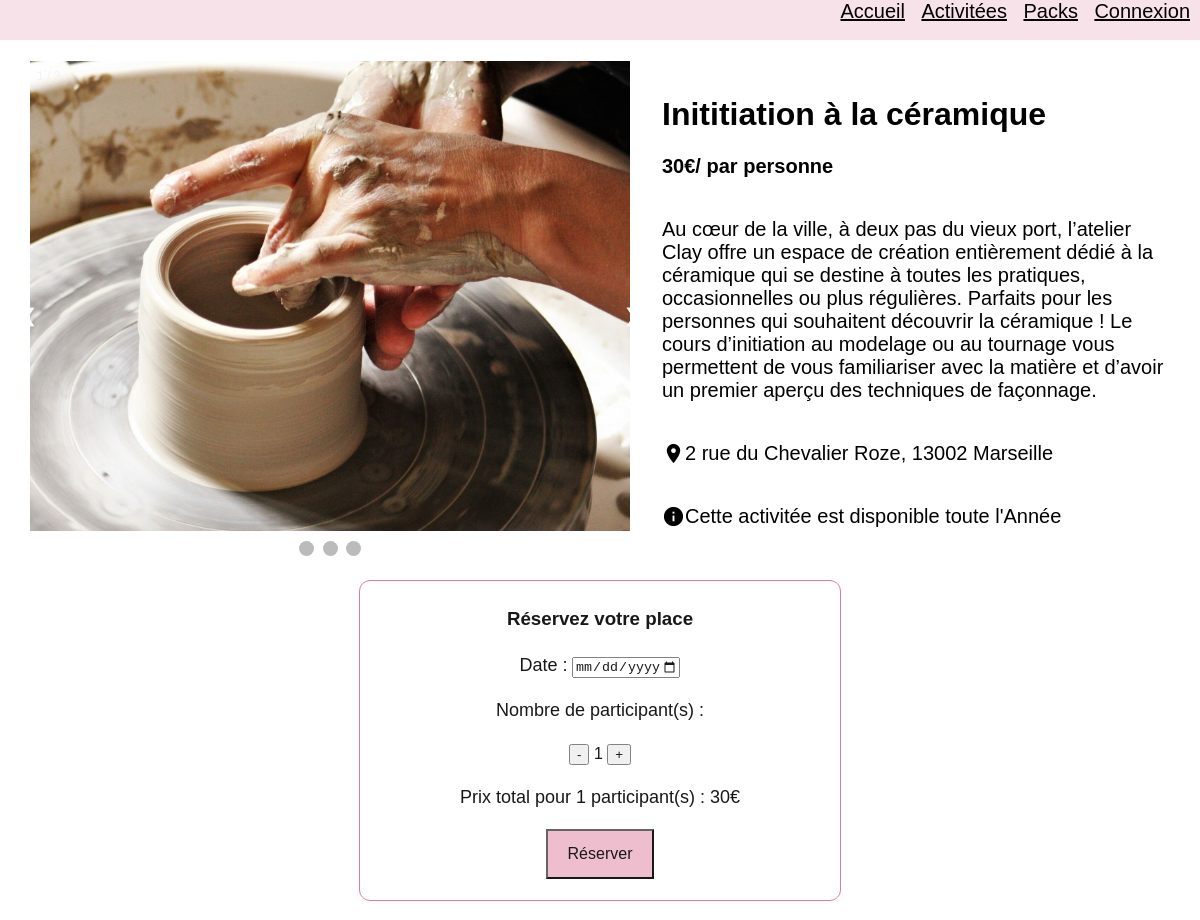
The page /activity/2/ on the database as committed earlier.
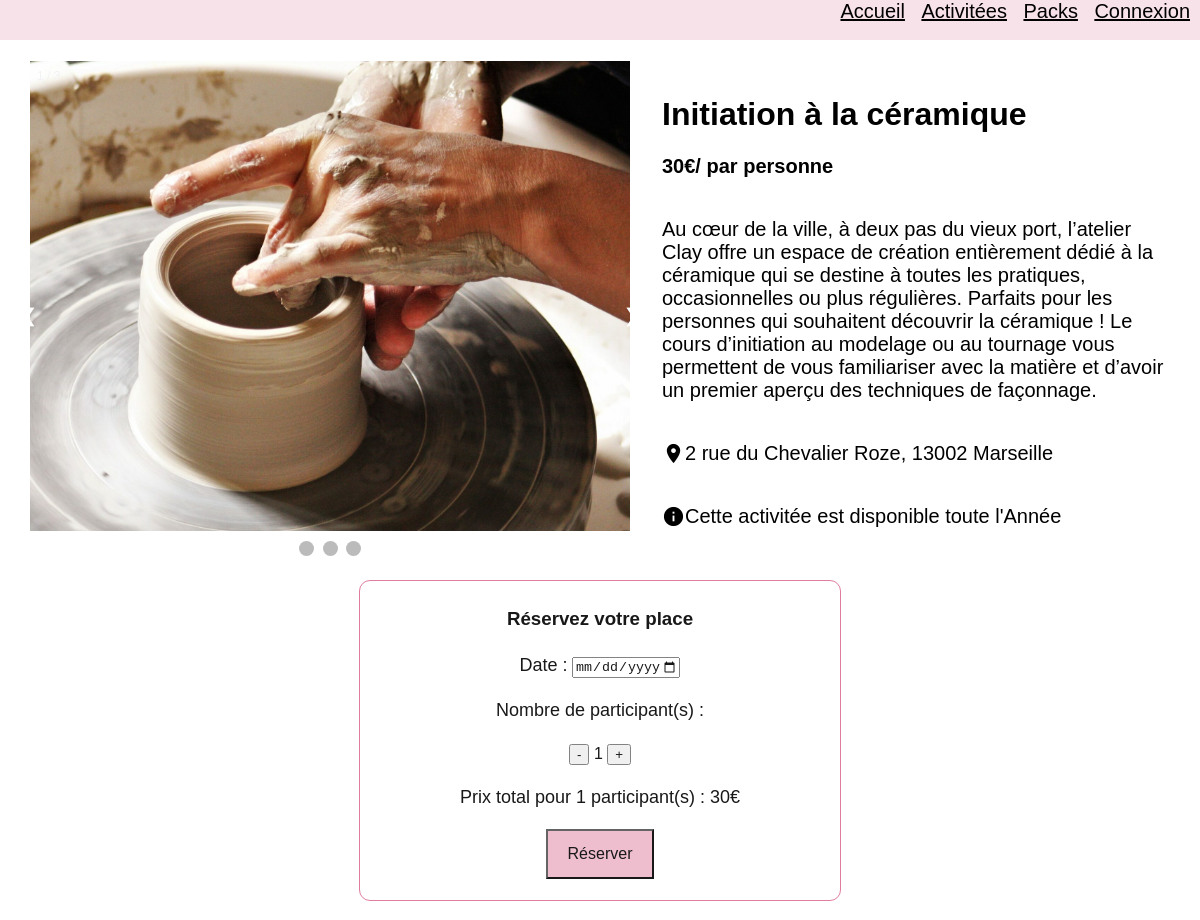
The same page on the database as committed later.
### MarseilleInsiderApp/models.py (models this page shows)
class Loisir(models.Model):
    SAISON_CHOICES = [
        ('ETE', 'en Été'),
        ('HIVER', 'en Hiver'),
        ('AUTOMNE', 'en Automne'),
        ('PRINTEMPS', 'au Printemps'),
        ('TA',"toute l'Année")
    ]
    id_loisir = models.AutoField(primary_key=True)
    nom_loisir = models.CharField(max_length=255, verbose_name="Nom du loisir")
    num_voie = models.IntegerField(verbose_name="Numéro de la voie")
    nom_voie = models.CharField(max_length=50, verbose_name="Nom de la voie")
    code_postal = models.IntegerField(verbose_name="Code postale")
    ville = models.CharField(max_length=50, verbose_name="Ville")
    categorie = models.ForeignKey(Catégorie, on_delete=models.CASCADE)
    id_fournisseur = models.ForeignKey(Fournisseur, on_delete=models.CASCADE)
    prix_fournisseur = models.ForeignKey(Prix, on_delete=models.CASCADE)
    saisons = models.CharField(max_length=10, choices=SAISON_CHOICES, verbose_name="Saison")
    description=models.TextField(verbose_name="Description du loisir")
    def calcul_prix_total(self, nombre_personnes):
        if isinstance(nombre_personnes, int):
            prix_total = self.prix_fournisseur.prix_fournisseur * nombre_personnes
            return prix_total
        else:
            return None

class Prix(models.Model):
    id_prix = models.AutoField(primary_key=True)
    prix_fournisseur = models.IntegerField(verbose_name="Prix fournisseur")

### MarseilleInsiderApp/views.py (the view)
# urls.py: path('activity/<int:id_loisir>/',vw_activity, name='activity_detail'),
def vw_activity(request, id_loisir):
    loisir = Loisir.objects.get(pk=id_loisir)
    nombre_personnes = int(request.GET.get('nombre_participants', 1))
    prix_total = loisir.calcul_prix_total(nombre_personnes)
    context = {
        'loisir': loisir,
        'nombre_personnes': nombre_personnes,
        'prix_total': prix_total,
    }
    return render(request, 'activity_page.html', context)

### MarseilleInsiderApp/templates/activity_page.html (shortened to what this page needs)
{% extends 'base_extension.html' %}
{% load static %}
{% block content %}
    <div class="info-reservation-container">
        <div class="slideshow-container">
        <div class="mySlides fade" style="display: block;">
        <div class="numbertext">1 / 3</div>
        <img src="{% static 'images/loisirs/'%}{{loisir.id_loisir}}/1.jpeg" class="slide-image">
         </div>
        <a class="prev" onclick="plusSlides(-1)">&#10094;</a>
        <a class="next" onclick="plusSlides(1)">&#10095;</a>
        <div class="dot-container" style="text-align: center; position: relative; margin-top: 10px;">
        <span class="dot" onclick="currentSlide(1)"></span>
        <span class="dot" onclick="currentSlide(2)"></span>
        <span class="dot" onclick="currentSlide(3)"></span>
        </div>
        </div>
     <div class="info-container">
        <div class="activity_data">
         <h1>{{ loisir.nom_loisir }}</h1>
            <h3>{{ loisir.prix_fournisseur.prix_fournisseur }}€/ par personne</h3>
        <p class="description_activity"> {{ loisir.description }}</p>
            <div class="location-info">
        <i class="material-icons">location_on</i>
        <p class="description_activity">{{ loisir.num_voie }} {{ loisir.nom_voie }}, {{ loisir.code_postal }} {{ loisir.ville }}</p><p></p>
            </div>
            <div class="season-info">
        <i class="material-icons">info</i> <p class="description_activity"> Cette activitée est disponible {{ loisir.get_saisons_display }}</p>
            </div>
        </div>
             </div>
     </div>
         <div class="reservation-container">
        <h3>Réservez votre place</h3>
        <label class="description" for="reservationDate">Date :</label>
        <input type="date" id="reservationDate" name="reservationDate"  min="2023-11-22" max="2024-12-31">
        <p class="description">Nombre de participant(s) :</p>
        <button class="counter-button" id="decreaseParticipants" onclick="">-</button>
        <span id="participantsValue">{{ nombre_personnes }}</span>
        <button class="counter-button" id="increaseParticipants">+</button>
        <p class="prix-total">Prix total pour {{ nombre_personnes }} participant(s) : {{ prix_total }}€</p>
         <form method="post" action="{% url 'acheter_loisir' loisir.id_loisir %}">
        <input type="submit" class="reserve-button" value="Réserver">
            </form>
         </div>
{% endblock %}

Rows that differ between the two databases and show on the page:
changed Loisir "rue du Chevalier Roze": nom_loisir "Inititiation à la céramique" → "Initiation à la céramique"
